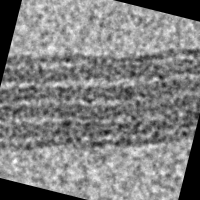
#> input picture rotated_images/strip_0008_2.png, 200 x 200 px, given in place of strip_0.png, which was not available
$ python _5_extract_roi.py
#> lines starting #> are read from the running program, lines starting #| are printed output that depends on the picture
import cv2
import os
import pandas as pd

# overview:
# At this point, we have a list of centroids, we have a list of rotation angles, and we have a list of ROIs.
# AFter rotating, we had some artifacts because the image that we rotated was a sub-image of the original image.
# If we want an ROI, rotated from the original image, we need to extract a larger region from the original image than we need.

# Step 1, load the ROI metadata
#strip,filename,box_size,x,y,strip_filename,rotation_angle,x1,y1,x2,y2
# strip indicates the strip number
# filename indicates the original image filename, that we will work from
# box_size indicates the size of the box that we will extract. This is the width and heighth of the box, centered around the x,y coordinates
# x,y indicates the centroid of the box
# strip_filename indicates the strip filename
# rotation_angle indicates the rotation angle of the strip
# x1,y1,x2,y2 indicates the coordinates of the box in the rotated strip image

# So we need to load the original image, extract a larger box size, rotate the box, and then extract the ROI from the rotated box.

# Step 2, iterate through each row in the ROI metadata

# Load the ROI metadata
roi_metadata_file = './metadata/roi_metadata.csv'
roi_metadata = pd.read_csv(roi_metadata_file)
#> (reads roi_metadata.csv from the repository)

# Folder paths
rotated_images_folder = './rotated_images'
roi_images_folder = './roi_images'

# Create the ROI images folder if it doesn't exist
if not os.path.exists(roi_images_folder):
    os.makedirs(roi_images_folder)

# Iterate through each row in the ROI metadata
for index, row in roi_metadata.iterrows():
    strip_filename = row['strip_filename']
    x1, y1, x2, y2 = int(row['x1']), int(row['y1']), int(row['x2']), int(row['y2'])

    if x1 == x2 or y1 == y2:
        print(f"Invalid coordinates for strip {strip_filename}")
        continue

    # Load the rotated image
    image_path = os.path.join(rotated_images_folder, strip_filename)
    image = cv2.imread(image_path)
#> image is the input picture: shape (200, 200, 3); min 0, max 254, mean 128.6

    # Check if the image was loaded successfully
    if image is None:
        print(f"Error loading image {image_path}")
        continue

    # Extract the ROI
    roi = image[y1:y2, x1:x2]
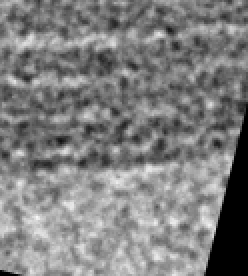
#> roi: shape (138, 124, 3) (shown 2 times larger); min 0, max 248, mean 126.5

    # Save the ROI
    roi_image_path = os.path.join(roi_images_folder, strip_filename)
    try:
        cv2.imwrite(roi_image_path, roi)
    except Exception as e:
        print(f"Error saving ROI to {roi_image_path}: {e}")
        continue

    print(f"Saved ROI to {roi_image_path}")
#> pass 2 of the loop `for index, row in roi_metadata.iterrows():`:
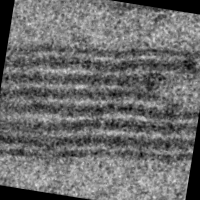
#> input picture rotated_images/strip_0013_1.png, 200 x 200 px, given in place of strip_1.png, which was not available
#> image is the input picture: shape (200, 200, 3); min 0, max 228, mean 108
#> `roi = image[y1:y2, x1:x2]`:
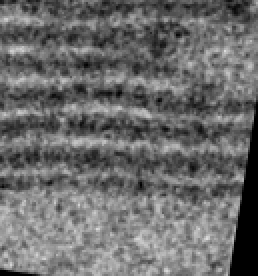
#> roi: shape (138, 129, 3) (shown 2 times larger); min 0, max 221, mean 107

print("ROI extraction completed.")
